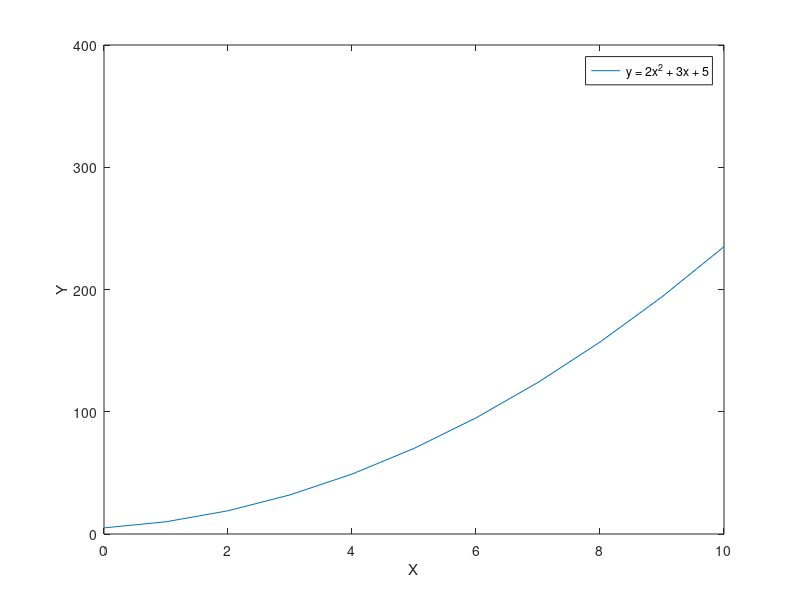

MATLAB code for this plot:
x = 0:10;
for i = 0:10
    y(i+1) = 2.*(x(i+1).^2) + 3.*x(i+1) + 5;
end
plot(x,y);
xlabel('X');
ylabel('Y');
xlim([0 10]);
ylim([0 400]);
legend('y = 2x^2 + 3x + 5');

    
